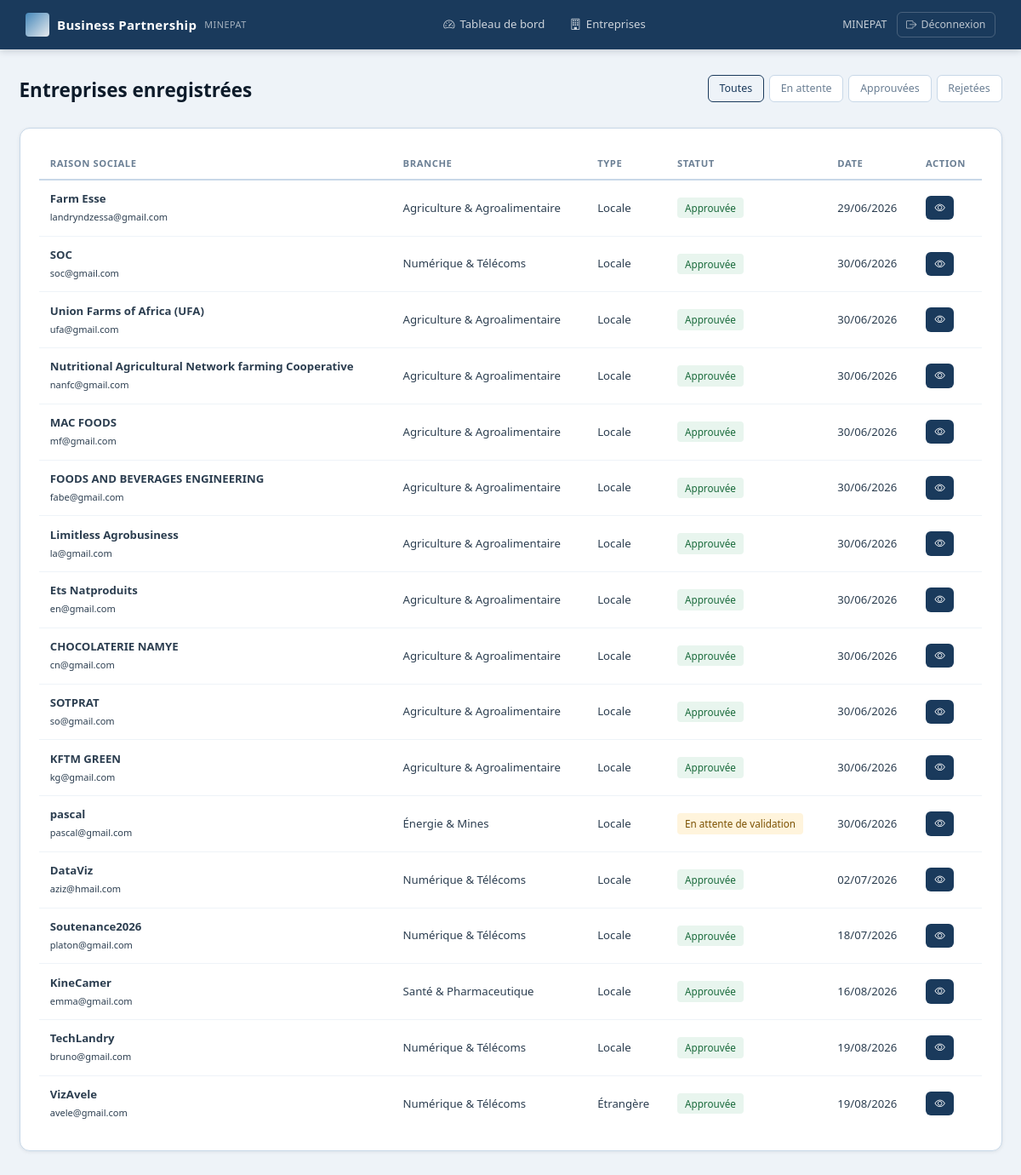
Page /ministere/entreprises/ (signed in) on the committed database.
### entreprises/models.py (models this page shows, shortened)
class Entreprise(AbstractUser):
    raison_sociale = models.CharField(max_length=255)
    email = models.EmailField(unique=True)
    telephone=models.CharField(max_length=20, null=True, blank=True)
    est_locale = models.BooleanField(default=True)
    region = models.CharField(max_length=50, choices=REGIONS_CAMEROUN, blank=True, null=True)
    branche_activite = models.CharField(max_length=50, choices=BRANCHES_ACTIVITE, blank=True, null=True)
    description = models.TextField(blank=True, null=True)
    statut = models.CharField(max_length=20, choices=STATUT_CHOICES, default='EN_ATTENTE')
    date_inscription = models.DateTimeField(auto_now_add=True)
    date_validation = models.DateTimeField(blank=True, null=True)
    motif_rejet = models.TextField(blank=True, null=True)
    doc_registre_commerce = models.FileField(upload_to='documents/')
    doc_contribuable = models.FileField(upload_to='documents/')
    doc_autre = models.FileField(upload_to='documents/', blank=True, null=True)
    USERNAME_FIELD = 'username'
    REQUIRED_FIELDS = ['email', 'raison_sociale']
    class Meta:
        verbose_name = "Entreprise"

### ministere/views.py (the view)
# urls.py: path('entreprises/', views.liste_entreprises, name='liste_entreprises'),
@staff_member_required
def liste_entreprises(request):
    statut = request.GET.get('statut', '')
    qs = Entreprise.objects.filter(is_staff=False)
    if statut:
        qs = qs.filter(statut=statut)
    return render(request, 'ministere/liste_entreprises.html', {'entreprises': qs, 'statut': statut})

### templates/ministere/liste_entreprises.html (shortened to what this page needs)
{% extends 'base.html' %}
{% block content %}
<div class="page-layout">
  <div class="page-header">
    <h1>Entreprises enregistrées</h1>
    <div class="filter-bar">
      <a href="{% url 'liste_entreprises' %}" class="btn-filter {% if not statut %}active{% endif %}">Toutes</a>
      <a href="?statut=EN_ATTENTE" class="btn-filter {% if statut == 'EN_ATTENTE' %}active{% endif %}">En attente</a>
      <a href="?statut=APPROUVEE" class="btn-filter {% if statut == 'APPROUVEE' %}active{% endif %}">Approuvées</a>
      <a href="?statut=REJETEE" class="btn-filter {% if statut == 'REJETEE' %}active{% endif %}">Rejetées</a>
    </div>
  </div>
  <div class="section-card">
    <div class="table-wrapper">
      <table class="data-table">
        <thead>
          <tr><th>Raison sociale</th><th>Branche</th><th>Type</th><th>Statut</th><th>Date</th><th>Action</th></tr>
        </thead>
        <tbody>
          {% for e in entreprises %}
          <tr>
            <td><strong>{{ e.raison_sociale }}</strong><br><small>{{ e.email }}</small></td>
            <td>{{ e.get_branche_activite_display }}</td>
            <td>{% if e.est_locale %}Locale{% else %}Étrangère{% endif %}</td>
            <td><span class="status-badge status-{{ e.statut|lower }}">{{ e.get_statut_display }}</span></td>
            <td>{{ e.date_inscription|date:"d/m/Y" }}</td>
            <td><a href="{% url 'examiner_entreprise' e.pk %}" class="btn-primary-sm"><i class="bi bi-eye"></i></a></td>
          </tr>
          {% empty %}
          <tr><td colspan="6" class="table-empty">Aucune entreprise.</td></tr>
          {% endfor %}
        </tbody>
      </table>
    </div>
  </div>
</div>
{% endblock %}

### templates/base.html (shortened to what this page needs)
<!DOCTYPE html>
<html lang="fr">
<head>
  {% load static %}
  <link rel="stylesheet" href="{% static 'css/style.css' %}">
  <link rel="stylesheet" href="https://cdn.jsdelivr.net/npm/bootstrap-icons@1.11.3/font/bootstrap-icons.min.css">
</head>
<body>
{% if user.is_authenticated %}
<nav class="navbar">
  <div class="nav-brand">
    <span class="nav-logo-mark"></span>
    <span class="nav-title">Business Partnership</span>
    <span class="nav-sub">MINEPAT</span>
  </div>
  <div class="nav-links">
    {% if user.is_staff %}
      <a href="{% url 'ministere_tableau' %}" class="nav-link {% if request.resolver_match.url_name == 'ministere_tableau' %}active{% endif %}">
        <i class="bi bi-speedometer2"></i> Tableau de bord
      </a>
      <a href="{% url 'liste_entreprises' %}" class="nav-link">
        <i class="bi bi-building"></i> Entreprises
      </a>
    {% endif %}
  </div>
  <div class="nav-user">
    <span class="nav-username">{{ user.raison_sociale|default:user.username }}</span>
    <a href="{% url 'deconnexion' %}" class="btn-logout">
      <i class="bi bi-box-arrow-right"></i> Déconnexion
    </a>
  </div>
</nav>
{% endif %}
<main class="main-content {% if not user.is_authenticated %}auth-page{% endif %}">
  {% block content %}{% endblock %}
</main>
</body>
</html>

### static/css/style.css (style rules this page uses)
:root { --ink: #0D1B2A; --navy: #1A3A5C; --slate: #2E5077; --sky: #4A90C4; --fog: #EEF3F8; --white: #FFFFFF; --border: #C8D8E8; --text: #2C3E50; --text-light: #6B7F94; --success: #1A6B3C; --success-bg: #E8F5EE; --danger: #8B1C1C; --danger-bg: #FDEAEA; --warn: #7A5000; --warn-bg: #FFF4DC; --radius: 6px; --radius-lg: 12px; --shadow: 0 1px 4px rgba(13,27,42,0.08); --shadow-md: 0 4px 16px rgba(13,27,42,0.12); --font-body: 'Segoe UI', system-ui, -apple-system, sans-serif; }
*, *::before, *::after { box-sizing: border-box; margin: 0; padding: 0; }
html { font-size: 15px; }
body { font-family: var(--font-body); background: var(--fog); color: var(--text); line-height: 1.6; }
.navbar { display: flex; align-items: center; gap: 2rem; background: var(--navy); color: #fff; padding: 0 2rem; height: 58px; box-shadow: 0 2px 8px rgba(13,27,42,0.18); position: sticky; top: 0; z-index: 100; }
.nav-brand { display: flex; align-items: center; gap: .6rem; margin-right: auto; }
.nav-logo-mark { width: 28px; height: 28px; border-radius: 4px; background: linear-gradient(135deg, #4A90C4 0%, #fff 100%); opacity: .9; flex-shrink: 0; }
.nav-title { font-weight: 700; font-size: 1rem; letter-spacing: .02em; }
.nav-sub { font-size: .72rem; opacity: .6; font-weight: 400; letter-spacing: .05em; }
.nav-links { display: flex; gap: .25rem; }
.nav-link { display: flex; align-items: center; gap: .4rem; color: rgba(255,255,255,.78); text-decoration: none; padding: .35rem .85rem; border-radius: var(--radius); font-size: .88rem; transition: all .15s; }
.nav-user { display: flex; align-items: center; gap: .75rem; margin-left: auto; }
.nav-username { font-size: .82rem; opacity: .75; }
.btn-logout { display: flex; align-items: center; gap: .35rem; color: rgba(255,255,255,.7); text-decoration: none; font-size: .82rem; padding: .3rem .7rem; border: 1px solid rgba(255,255,255,.2); border-radius: var(--radius); transition: all .15s; }
.main-content { min-height: calc(100vh - 58px); }
.page-layout { max-width: 1200px; margin: 0 auto; padding: 2rem 1.5rem; }
.page-header { display: flex; justify-content: space-between; align-items: flex-start; margin-bottom: 1.5rem; gap: 1rem; }
.page-header h1 { font-size: 1.5rem; color: var(--ink); margin-bottom: .25rem; }
.section-card { background: var(--white); border: 1px solid var(--border); border-radius: var(--radius-lg); padding: 1.5rem; box-shadow: var(--shadow); margin-bottom: 1.25rem; }
.btn-primary-sm { display: inline-flex; align-items: center; gap: .3rem; padding: .3rem .7rem; border-radius: var(--radius); background: var(--navy); color: #fff; text-decoration: none; font-size: .82rem; border: none; cursor: pointer; transition: .15s; }
.btn-filter { display: inline-block; padding: .35rem .85rem; border-radius: var(--radius); border: 1px solid var(--border); color: var(--text-light); text-decoration: none; font-size: .83rem; background: var(--white); transition: .15s; }
.btn-filter:hover, .btn-filter.active { border-color: var(--navy); color: var(--navy); background: var(--fog); }
.status-badge { display: inline-block; padding: .2rem .6rem; border-radius: 4px; font-size: .78rem; font-weight: 500; }
.status-en_attente { background: var(--warn-bg); color: var(--warn); }
.status-approuvee { background: var(--success-bg); color: var(--success); }
.table-wrapper { overflow-x: auto; }
.data-table { width: 100%; border-collapse: collapse; font-size: .88rem; }
.data-table th { text-align: left; padding: .6rem .85rem; font-size: .75rem; text-transform: uppercase; letter-spacing: .05em; color: var(--text-light); border-bottom: 2px solid var(--border); font-weight: 600; }
.data-table td { padding: .75rem .85rem; border-bottom: 1px solid var(--fog); vertical-align: middle; }
.data-table tr:last-child td { border-bottom: none; }
.filter-bar { display: flex; gap: .4rem; flex-wrap: wrap; }

### rows in the picture
Entreprise: raison_sociale "MINEPAT"
Entreprise: raison_sociale "Farm Esse", email "landryndzessa@gmail.com", branche_activite "Agriculture & Agroalimentaire", est_locale "Locale", statut "Approuvée", date_inscription "29/06/2026"
Entreprise: raison_sociale "SOC", email "soc@gmail.com", branche_activite "Numérique & Télécoms", est_locale "Locale", statut "Approuvée", date_inscription "30/06/2026"
Entreprise: raison_sociale "Union Farms of Africa (UFA)", email "ufa@gmail.com", branche_activite "Agriculture & Agroalimentaire", est_locale "Locale", statut "Approuvée", date_inscription "30/06/2026"
Entreprise: raison_sociale "Nutritional Agricultural Network farming Cooperative", email "nanfc@gmail.com", branche_activite "Agriculture & Agroalimentaire", est_locale "Locale", statut "Approuvée", date_inscription "30/06/2026"
Entreprise: raison_sociale "MAC FOODS", email "mf@gmail.com", branche_activite "Agriculture & Agroalimentaire", est_locale "Locale", statut "Approuvée", date_inscription "30/06/2026"
Entreprise: raison_sociale "FOODS AND BEVERAGES ENGINEERING", email "fabe@gmail.com", branche_activite "Agriculture & Agroalimentaire", est_locale "Locale", statut "Approuvée", date_inscription "30/06/2026"
Entreprise: raison_sociale "Limitless Agrobusiness", email "la@gmail.com", branche_activite "Agriculture & Agroalimentaire", est_locale "Locale", statut "Approuvée", date_inscription "30/06/2026"
Entreprise: raison_sociale "Ets Natproduits", email "en@gmail.com", branche_activite "Agriculture & Agroalimentaire", est_locale "Locale", statut "Approuvée", date_inscription "30/06/2026"
Entreprise: raison_sociale "CHOCOLATERIE NAMYE", email "cn@gmail.com", branche_activite "Agriculture & Agroalimentaire", est_locale "Locale", statut "Approuvée", date_inscription "30/06/2026"
Entreprise: raison_sociale "SOTPRAT", email "so@gmail.com", branche_activite "Agriculture & Agroalimentaire", est_locale "Locale", statut "Approuvée", date_inscription "30/06/2026"
Entreprise: raison_sociale "KFTM GREEN", email "kg@gmail.com", branche_activite "Agriculture & Agroalimentaire", est_locale "Locale", statut "Approuvée", date_inscription "30/06/2026"
Entreprise: raison_sociale "pascal", email "pascal@gmail.com", branche_activite "Énergie & Mines", est_locale "Locale", statut "En attente de validation", date_inscription "30/06/2026"
Entreprise: raison_sociale "DataViz", email "aziz@hmail.com", branche_activite "Numérique & Télécoms", est_locale "Locale", statut "Approuvée", date_inscription "02/07/2026"
Entreprise: raison_sociale "Soutenance2026", email "platon@gmail.com", branche_activite "Numérique & Télécoms", est_locale "Locale", statut "Approuvée", date_inscription "18/07/2026"
Entreprise: raison_sociale "KineCamer", email "emma@gmail.com", branche_activite "Santé & Pharmaceutique", est_locale "Locale", statut "Approuvée", date_inscription "16/08/2026"
Entreprise: raison_sociale "TechLandry", email "bruno@gmail.com", branche_activite "Numérique & Télécoms", est_locale "Locale", statut "Approuvée", date_inscription "19/08/2026"
Entreprise: raison_sociale "VizAvele", email "avele@gmail.com", branche_activite "Numérique & Télécoms", est_locale "Étrangère", statut "Approuvée", date_inscription "19/08/2026"
